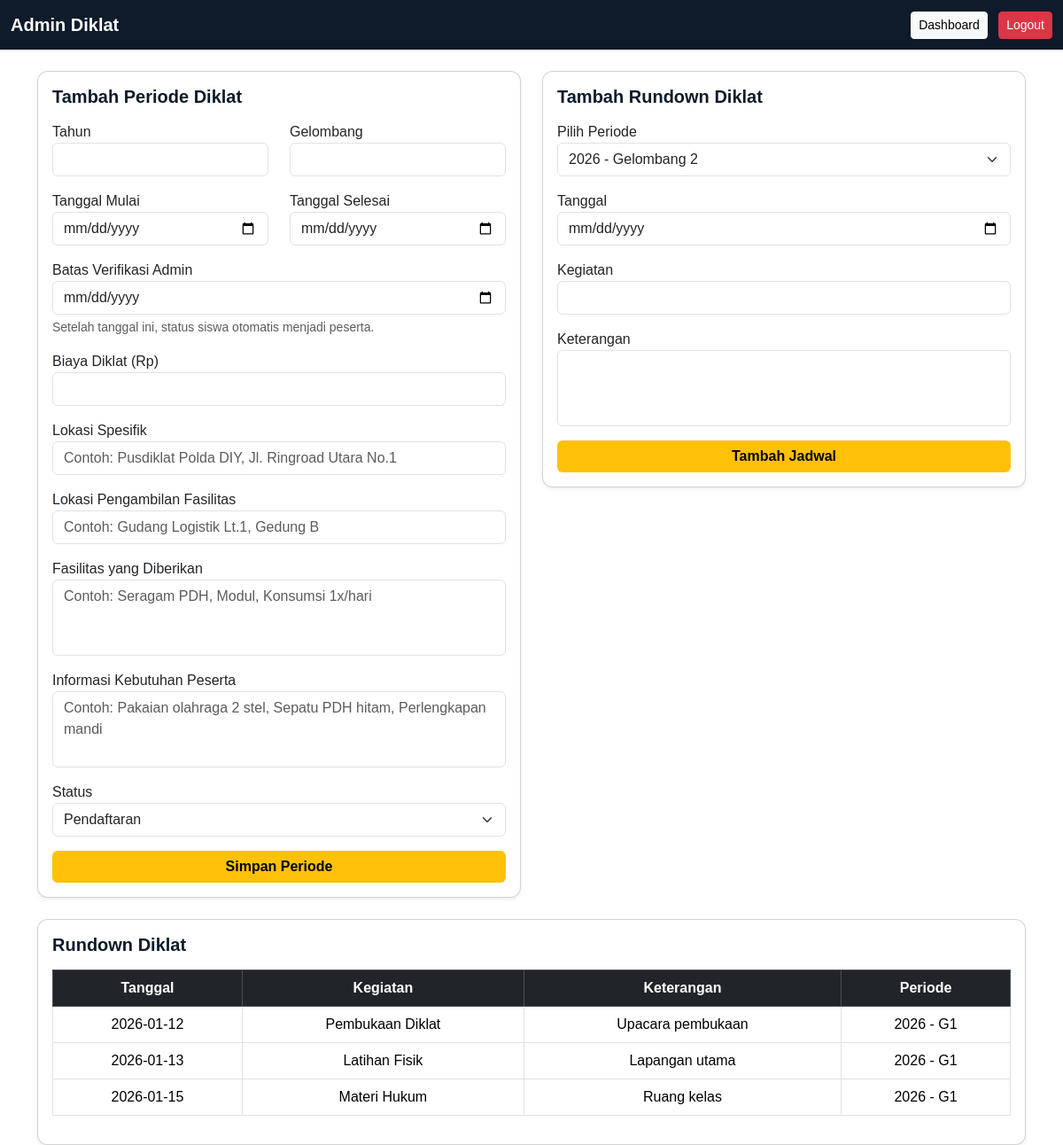
The app's page /admin_persiapan_diklat.php (signed in) with its own data.
### tables this page shows
CREATE TABLE `jadwal_diklat` (
  `id_jadwal` int(11) NOT NULL,
  `tanggal` date NOT NULL,
  `kegiatan` varchar(150) NOT NULL,
  `keterangan` text DEFAULT NULL,
  `id_periode` int(11) DEFAULT NULL
);

CREATE TABLE `periode_diklat` (
  `id_periode` int(11) NOT NULL,
  `tahun` year(4) NOT NULL,
  `gelombang` tinyint(4) NOT NULL,
  `tanggal_mulai` date NOT NULL,
  `tanggal_selesai` date NOT NULL,
  `biaya` int(11) NOT NULL,
  `lokasi_spesifik` varchar(150) NOT NULL,
  `lokasi_fasilitas` varchar(200) DEFAULT NULL COMMENT 'Lokasi pengambilan fasilitas diklat',
  `fasilitas` text NOT NULL,
  `info_kebutuhan` text DEFAULT NULL COMMENT 'Informasi barang/kebutuhan yang perlu dibawa peserta',
  `batas_verifikasi` date DEFAULT NULL COMMENT 'Batas waktu verifikasi admin — setelah ini status otomatis jadi peserta',
  `status` enum('pendaftaran','berjalan','selesai') NOT NULL
);

### admin_persiapan_diklat.php (the view, shortened to what this page needs)
<?php
include "koneksi.php";
$jadwal = mysqli_query($conn,"
    SELECT j.*, p.tahun, p.gelombang
    FROM jadwal_diklat j
    LEFT JOIN periode_diklat p ON j.id_periode = p.id_periode
    ORDER BY j.tanggal ASC
");
?>
<!DOCTYPE html>
<html lang="id">
<head>
    <link href="https://cdn.jsdelivr.net/npm/bootstrap@5.3.2/dist/css/bootstrap.min.css" rel="stylesheet">
    <link rel="stylesheet" href="css/base.css">
    <link rel="stylesheet" href="css/admin_persiapan_diklat.css">
</head>
<body>
<nav class="navbar navbar-expand-lg navbar-dark" style="background-color: var(--navy);">
    <div class="container-fluid">
        <a class="navbar-brand fw-bold" href="#">Admin Diklat</a>
        <div class="ms-auto">
            <a href="dashboard_admin.php" class="btn btn-sm btn-light me-2">Dashboard</a>
            <a href="logout.php" class="btn btn-sm btn-danger">Logout</a>
        </div>
    </div>
</nav>
<div class="container mt-4">
    <div class="row g-4">
        <div class="col-lg-6">
            <div class="card shadow-sm">
                <div class="card-body">
                    <h5 class="mb-3">Tambah Periode Diklat</h5>
                    <form method="POST">
                        <div class="row">
                            <div class="col-md-6 mb-3">
                                <label>Tahun</label>
                                <input type="number" name="tahun" class="form-control" required>
                            </div>
                            <div class="col-md-6 mb-3">
                                <label>Gelombang</label>
                                <input type="number" name="gelombang" class="form-control" min="1" max="4" required>
                            </div>
                        </div>
                        <div class="row">
                            <div class="col-md-6 mb-3">
                                <label>Tanggal Mulai</label>
                                <input type="date" name="tanggal_mulai" class="form-control" required>
                            </div>
                            <div class="col-md-6 mb-3">
                                <label>Tanggal Selesai</label>
                                <input type="date" name="tanggal_selesai" class="form-control" required>
                            </div>
                        </div>
                        <div class="mb-3">
                            <label>Batas Verifikasi Admin</label>
                            <input type="date" name="batas_verifikasi" class="form-control" required>
                            <div class="form-text">Setelah tanggal ini, status siswa otomatis menjadi peserta.</div>
                        </div>
                        <div class="mb-3">
                            <label>Biaya Diklat (Rp)</label>
                            <input type="number" name="biaya" class="form-control">
                        </div>
                        <div class="mb-3">
                            <label>Lokasi Spesifik</label>
                            <input type="text" name="lokasi_spesifik" class="form-control"
                                   placeholder="Contoh: Pusdiklat Polda DIY, Jl. Ringroad Utara No.1">
                        </div>
                        <div class="mb-3">
                            <label>Lokasi Pengambilan Fasilitas</label>
                            <input type="text" name="lokasi_fasilitas" class="form-control"
                                   placeholder="Contoh: Gudang Logistik Lt.1, Gedung B">
                        </div>
                        <div class="mb-3">
                            <label>Fasilitas yang Diberikan</label>
                            <textarea name="fasilitas" class="form-control" rows="3"
                                      placeholder="Contoh: Seragam PDH, Modul, Konsumsi 1x/hari"></textarea>
                        </div>
                        <div class="mb-3">
                            <label>Informasi Kebutuhan Peserta</label>
                            <textarea name="info_kebutuhan" class="form-control" rows="3"
                                      placeholder="Contoh: Pakaian olahraga 2 stel, Sepatu PDH hitam, Perlengkapan mandi"></textarea>
                        </div>
                        <div class="mb-3">
                            <label>Status</label>
                            <select name="status" class="form-select">
                                <option value="pendaftaran">Pendaftaran</option>
                            </select>
                        </div>
                        <button class="btn btn-warning w-100" name="tambah_periode">
                            Simpan Periode
                        </button>
                    </form>
                </div>
            </div>
        </div>
        <div class="col-lg-6">
            <div class="card shadow-sm">
                <div class="card-body">
                    <h5 class="mb-3">Tambah Rundown Diklat</h5>
                    <form method="POST">
                        <div class="mb-3">
                            <label>Pilih Periode</label>
                            <select name="id_periode" class="form-select">
                                <?php
                                $periode2 = mysqli_query($conn,
                                    "SELECT * FROM periode_diklat ORDER BY tahun DESC, gelombang DESC"
                                );
                                while($p = mysqli_fetch_assoc($periode2)){
                                    echo "<option value='{$p['id_periode']}'>
                                            {$p['tahun']} - Gelombang {$p['gelombang']}
                                          </option>";
                                }
                                ?>
                            </select>
                        </div>
                        <div class="mb-3">
                            <label>Tanggal</label>
                            <input type="date" name="tanggal" class="form-control">
                        </div>
                        <div class="mb-3">
                            <label>Kegiatan</label>
                            <input type="text" name="kegiatan" class="form-control">
                        </div>
                        <div class="mb-3">
                            <label>Keterangan</label>
                            <textarea name="keterangan" class="form-control" rows="3"></textarea>
                        </div>
                        <button class="btn btn-warning w-100" name="tambah_jadwal">
                            Tambah Jadwal
                        </button>
                    </form>
                </div>
            </div>
        </div>
    </div>
    <div class="card shadow-sm mt-4">
        <div class="card-body">
            <h5 class="mb-3">Rundown Diklat</h5>
            <div class="table-responsive">
                <table class="table table-bordered table-hover text-center align-middle">
                    <thead class="table-dark">
                        <tr>
                            <th>Tanggal</th>
                            <th>Kegiatan</th>
                            <th>Keterangan</th>
                            <th>Periode</th>
                        </tr>
                    </thead>
                    <tbody>
                    <?php while($j = mysqli_fetch_assoc($jadwal)){ ?>
                        <tr>
                            <td><?php echo $j['tanggal']; ?></td>
                            <td><?php echo htmlspecialchars($j['kegiatan']); ?></td>
                            <td><?php echo htmlspecialchars($j['keterangan']); ?></td>
                            <td><?php echo $j['tahun'] . " - G" . $j['gelombang']; ?></td>
                        </tr>
                    <?php } ?>
                    </tbody>
                </table>
            </div>
        </div>
    </div>
</div>
</body>
</html>

### css/base.css (style rules this page uses)
:root { --navy: #0d1b2a; --yellow: #ffc107; --white: #ffffff; --black: #111; }
body { font-family: Arial, sans-serif; overflow-x: hidden; }

### css/admin_persiapan_diklat.css (style rules this page uses)
.card { border-radius:12px; }
.card h5 { font-weight:600; color:var(--navy); }
textarea { resize:none; }
.table td { vertical-align:middle; }
.btn-warning { background:var(--yellow); border:none; font-weight:600; }

### records on screen
jadwal_diklat: tanggal "2026-01-12", kegiatan "Pembukaan Diklat", keterangan "Upacara pembukaan", id_periode.tahun "2026", id_periode.gelombang "1"
jadwal_diklat: tanggal "2026-01-13", kegiatan "Latihan Fisik", keterangan "Lapangan utama", id_periode.tahun "2026", id_periode.gelombang "1"
jadwal_diklat: tanggal "2026-01-15", kegiatan "Materi Hukum", keterangan "Ruang kelas", id_periode.tahun "2026", id_periode.gelombang "1"

### other values on screen
form field id_periode "2026 - Gelombang 2"
